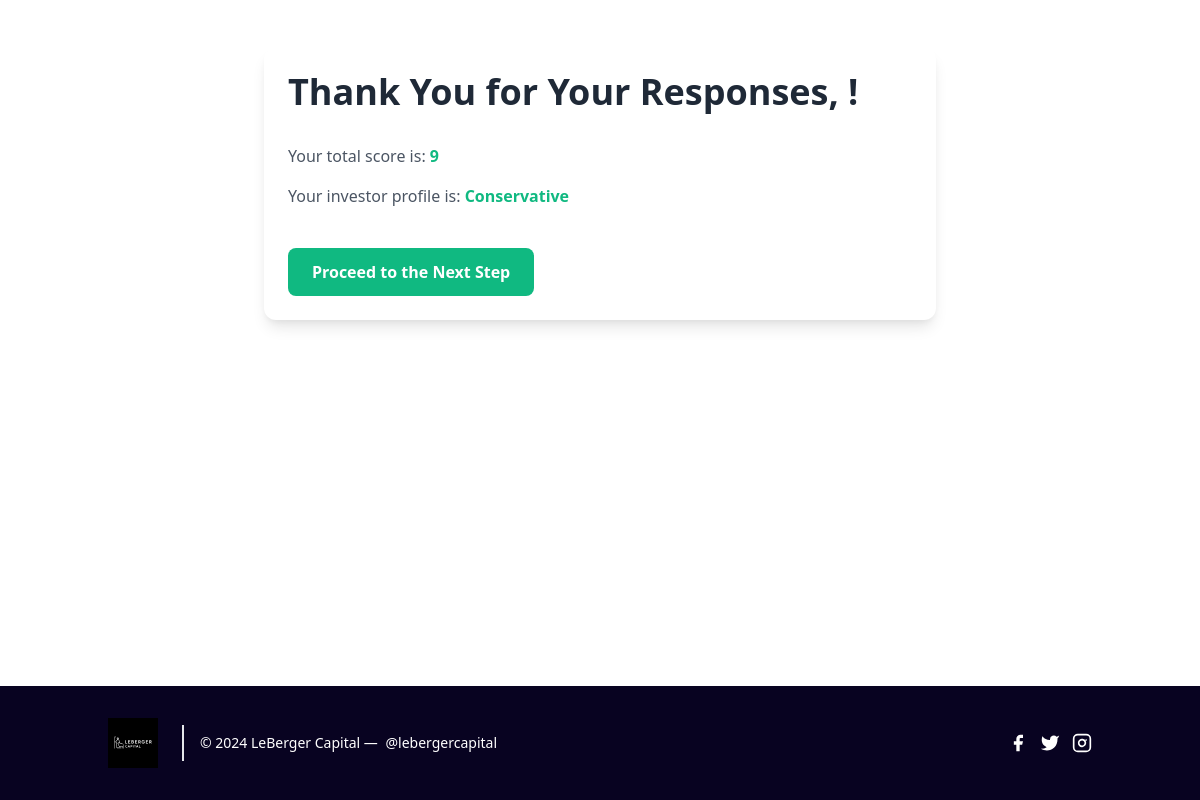
Page /result/ (signed in) on the earlier database version.
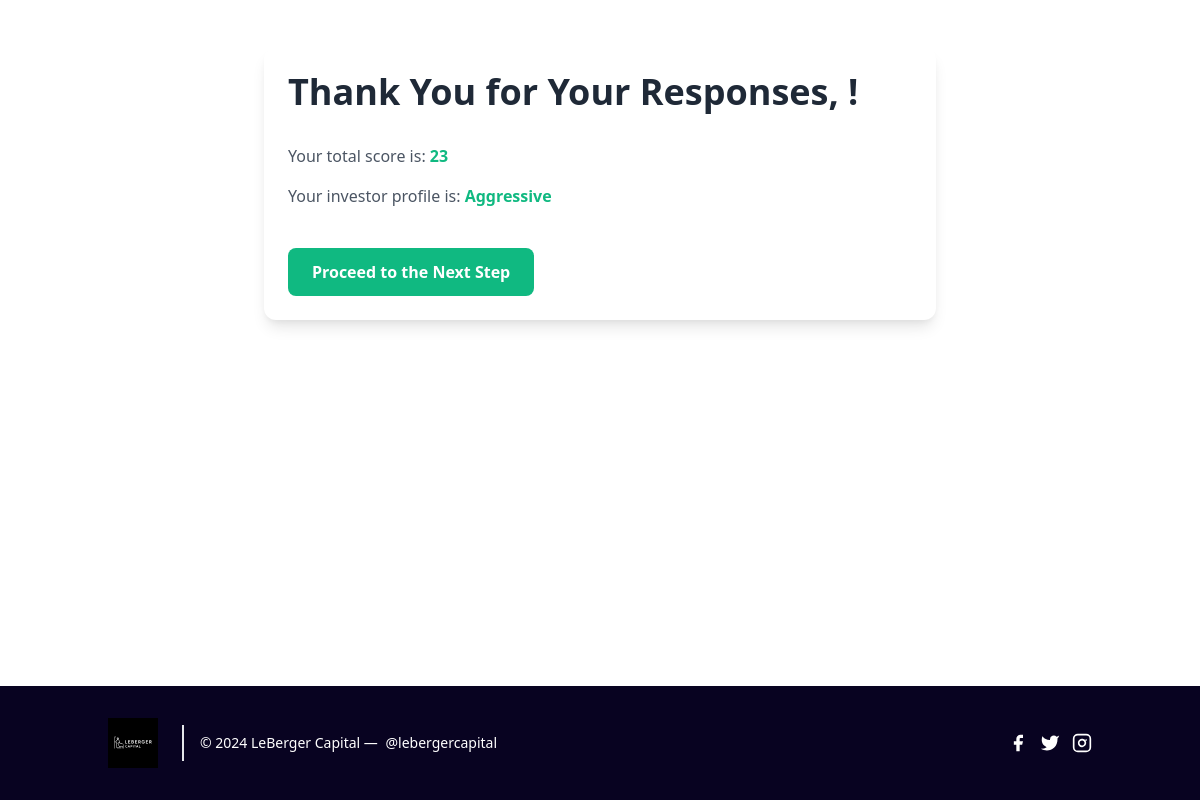
Same page on the later database version.
### question/models.py (models this page shows, shortened)
class SurveyResult(models.Model):
    user = models.OneToOneField(User, on_delete=models.CASCADE)
    total_score = models.IntegerField(default=0)
    profile = models.CharField(max_length=100)

### core/views.py (the view)
# urls.py: path('result/', views.survey_result, name='survey_result'),
@login_required
def survey_result(request):
    survey_result = get_object_or_404(SurveyResult, user=request.user)
    context = {
        'prenom': request.user.first_name,
        'nom': request.user.last_name,
        'score': survey_result.total_score,
        'profile': survey_result.profile,
    }
    return render(request, 'result.html', context)

### core/templates/result.html
{% extends "layout.html" %}
{% load static %}
{% block content %}
<div class="flex flex-col min-h-screen">
    <div class="container mx-auto py-12 flex-grow">
        <div class="max-w-2xl mx-auto bg-white p-6 rounded-xl shadow-lg transform transition duration-500 hover:scale-105">
            <h2 class="text-4xl font-bold text-gray-800 mb-8">Thank You for Your Responses, {{ prenom }} {{ nom }}!</h2>
            <div class="mb-10 text-gray-600 space-y-4">
                <p>Your total score is: <span class="font-semibold text-green-500">{{ score }}</span></p>
                <p>Your investor profile is: <span class="font-semibold text-green-500">{{ profile }}</span></p>
            </div>
            <a href="{% url 'dashboard' %}" class="inline-block bg-green-500 hover:bg-green-600 text-white font-bold py-3 px-6 rounded-lg transition duration-300 ease-in-out transform hover:-translate-y-1 hover:scale-110">
                Proceed to the Next Step
            </a>
        </div>
    </div>
    {% include 'partials/footer.html' %}
</div>
{% endblock %}

Differences in the rows shown:
changed SurveyResult: profile "Conservative" → "Aggressive"
Other differences:
{{ score }}: "9" → "23"
